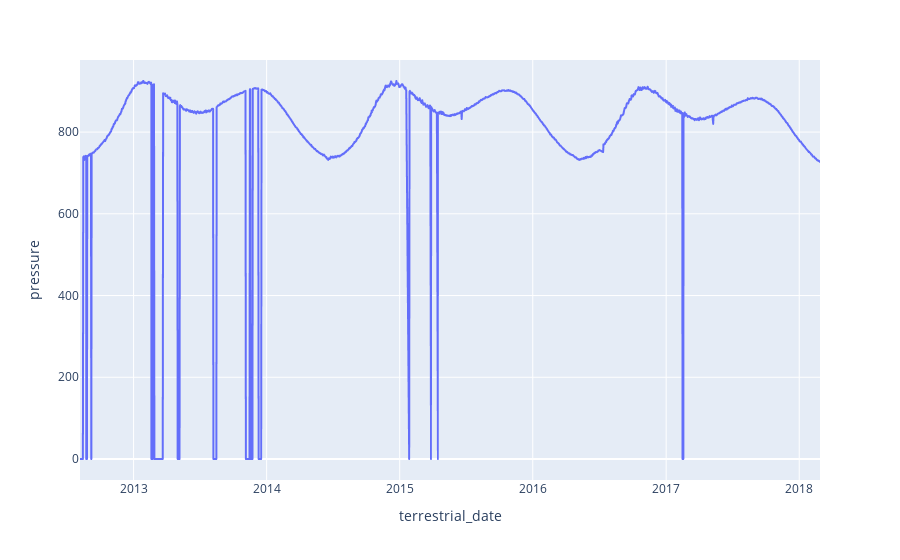

Source (notebook cell):
### Code cell
# Plot a line chart of the daily atmospheric pressure by terrestrial date
# note: you do not need to modify the dataframe
# use the original one you loaded at the beginning of the milestone.
dailyPressOfTDate = df.groupby("terrestrial_date").agg({"pressure":"sum"})
px.line(dailyPressOfTDate.reset_index(), x = "terrestrial_date", y = "pressure")


#Index(['id', 'terrestrial_date', 'sol', 'ls', 'month', 'min_temp', 'max_temp''pressure', 'wind_speed', 'atmo_opacity'],

### Figure 1 — Plotly figure (JSON) as saved in the notebook; plotly's stock layout.template omitted (floating-point values rounded to 4 significant figures; data arrays with more than 128 entries replaced by an {"elided": "..."} marker saying what was removed)
{"data": [{"hovertemplate": "terrestrial_date=%{x}<br>pressure=%{y}<extra></extra>", "legendgroup": "", "line": {"color": "#636efa", "dash": "solid"}, "marker": {"symbol": "circle"}, "mode": "lines", "name": "", "showlegend": false, "type": "scattergl", "x": {"elided": "1894 str values"}, "xaxis": "x", "y": {"elided": "1894 int values"}, "yaxis": "y"}], "layout": {"autosize": true, "legend": {"tracegroupgap": 0}, "margin": {"t": 60}, "xaxis": {"anchor": "y", "autorange": true, "domain": [0, 1], "range": ["2012-08-07", "2018-02-27"], "title": {"text": "terrestrial_date"}, "type": "date"}, "yaxis": {"anchor": "x", "autorange": true, "domain": [0, 1], "range": [-51.39, 976.4], "title": {"text": "pressure"}, "type": "linear"}}}
